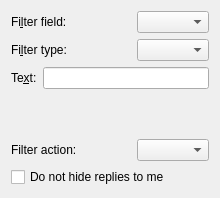
<?xml version="1.0" encoding="UTF-8"?>
<ui version="4.0">
 <class>AddEditFilterBase</class>
 <widget class="QWidget" name="AddEditFilterBase">
  <property name="geometry">
   <rect>
    <x>0</x>
    <y>0</y>
    <width>220</width>
    <height>198</height>
   </rect>
  </property>
  <property name="windowTitle">
   <string>Define new filter rules</string>
  </property>
  <layout class="QVBoxLayout" name="formLayout">
   <item>
    <layout class="QHBoxLayout" name="horizontalLayout">
     <item>
      <widget class="QLabel" name="label">
       <property name="text">
        <string>Fi&amp;lter field:</string>
       </property>
       <property name="buddy">
        <cstring>filterField</cstring>
       </property>
      </widget>
     </item>
     <item>
      <spacer name="horizontalSpacer">
       <property name="orientation">
        <enum>Qt::Horizontal</enum>
       </property>
       <property name="sizeHint" stdset="0">
        <size>
         <width>40</width>
         <height>20</height>
        </size>
       </property>
      </spacer>
     </item>
     <item>
      <widget class="QComboBox" name="filterField"/>
     </item>
    </layout>
   </item>
   <item>
    <layout class="QHBoxLayout" name="horizontalLayout_2">
     <item>
      <widget class="QLabel" name="label_2">
       <property name="text">
        <string>Fi&amp;lter type:</string>
       </property>
       <property name="buddy">
        <cstring>filterType</cstring>
       </property>
      </widget>
     </item>
     <item>
      <spacer name="horizontalSpacer_2">
       <property name="orientation">
        <enum>Qt::Horizontal</enum>
       </property>
       <property name="sizeHint" stdset="0">
        <size>
         <width>40</width>
         <height>20</height>
        </size>
       </property>
      </spacer>
     </item>
     <item>
      <widget class="QComboBox" name="filterType"/>
     </item>
    </layout>
   </item>
   <item>
    <layout class="QHBoxLayout" name="horizontalLayout_3">
     <item>
      <widget class="QLabel" name="label_3">
       <property name="text">
        <string>Te&amp;xt:</string>
       </property>
       <property name="buddy">
        <cstring>filterText</cstring>
       </property>
      </widget>
     </item>
     <item>
      <widget class="QLineEdit" name="filterText"/>
     </item>
    </layout>
   </item>
   <item>
    <widget class="KSeparator" name="kseparator"/>
   </item>
   <item>
    <layout class="QHBoxLayout" name="horizontalLayout_4">
     <item>
      <widget class="QLabel" name="label_4">
       <property name="text">
        <string>Filter action:</string>
       </property>
      </widget>
     </item>
     <item>
      <spacer name="horizontalSpacer_4">
       <property name="orientation">
        <enum>Qt::Horizontal</enum>
       </property>
       <property name="sizeHint" stdset="0">
        <size>
         <width>40</width>
         <height>20</height>
        </size>
       </property>
      </spacer>
     </item>
     <item>
      <widget class="QComboBox" name="filterAction"/>
     </item>
    </layout>
   </item>
   <item>
    <widget class="QCheckBox" name="dontHideReplies">
     <property name="sizePolicy">
      <sizepolicy hsizetype="Expanding" vsizetype="Fixed">
       <horstretch>0</horstretch>
       <verstretch>0</verstretch>
      </sizepolicy>
     </property>
     <property name="text">
      <string>Do not hide replies to me</string>
     </property>
    </widget>
   </item>
  </layout>
 </widget>
 <customwidgets>
  <customwidget>
   <class>KSeparator</class>
   <extends>QFrame</extends>
   <header>kseparator.h</header>
  </customwidget>
 </customwidgets>
 <resources/>
 <connections/>
</ui>
